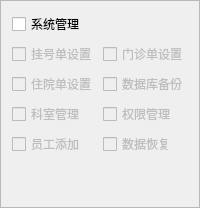
        <widget class="QFrame" name="frame_2">
         <property name="frameShape">
          <enum>QFrame::StyledPanel</enum>
         </property>
         <property name="frameShadow">
          <enum>QFrame::Raised</enum>
         </property>
         <layout class="QGridLayout" name="gridLayout_2">
          <item row="0" column="0">
           <widget class="QCheckBox" name="checkBoxSystemManage">
            <property name="sizePolicy">
             <sizepolicy hsizetype="Fixed" vsizetype="Fixed">
              <horstretch>0</horstretch>
              <verstretch>0</verstretch>
             </sizepolicy>
            </property>
            <property name="minimumSize">
             <size>
              <width>60</width>
              <height>20</height>
             </size>
            </property>
            <property name="text">
             <string>系统管理</string>
            </property>
           </widget>
          </item>
          <item row="3" column="1">
           <widget class="QCheckBox" name="checkBoxSystemManage4">
            <property name="enabled">
             <bool>false</bool>
            </property>
            <property name="sizePolicy">
             <sizepolicy hsizetype="Fixed" vsizetype="Fixed">
              <horstretch>0</horstretch>
              <verstretch>0</verstretch>
             </sizepolicy>
            </property>
            <property name="minimumSize">
             <size>
              <width>60</width>
              <height>20</height>
             </size>
            </property>
            <property name="text">
             <string>权限管理</string>
            </property>
           </widget>
          </item>
          <item row="1" column="1">
           <widget class="QCheckBox" name="checkBoxSystemManage2">
            <property name="enabled">
             <bool>false</bool>
            </property>
            <property name="sizePolicy">
             <sizepolicy hsizetype="Fixed" vsizetype="Fixed">
              <horstretch>0</horstretch>
              <verstretch>0</verstretch>
             </sizepolicy>
            </property>
            <property name="minimumSize">
             <size>
              <width>60</width>
              <height>20</height>
             </size>
            </property>
            <property name="text">
             <string>门诊单设置</string>
            </property>
           </widget>
          </item>
          <item row="4" column="0">
           <widget class="QCheckBox" name="checkBoxSystemManage1">
            <property name="enabled">
             <bool>false</bool>
            </property>
            <property name="sizePolicy">
             <sizepolicy hsizetype="Fixed" vsizetype="Fixed">
              <horstretch>0</horstretch>
              <verstretch>0</verstretch>
             </sizepolicy>
            </property>
            <property name="minimumSize">
             <size>
              <width>60</width>
              <height>20</height>
             </size>
            </property>
            <property name="text">
             <string>员工添加</string>
            </property>
           </widget>
          </item>
          <item row="2" column="0">
           <widget class="QCheckBox" name="checkBoxSystemManage7">
            <property name="enabled">
             <bool>false</bool>
            </property>
            <property name="sizePolicy">
             <sizepolicy hsizetype="Fixed" vsizetype="Fixed">
              <horstretch>0</horstretch>
              <verstretch>0</verstretch>
             </sizepolicy>
            </property>
            <property name="minimumSize">
             <size>
              <width>60</width>
              <height>20</height>
             </size>
            </property>
            <property name="text">
             <string>住院单设置</string>
            </property>
           </widget>
          </item>
          <item row="4" column="1">
           <widget class="QCheckBox" name="checkBoxSystemManage5">
            <property name="enabled">
             <bool>false</bool>
            </property>
            <property name="sizePolicy">
             <sizepolicy hsizetype="Fixed" vsizetype="Fixed">
              <horstretch>0</horstretch>
              <verstretch>0</verstretch>
             </sizepolicy>
            </property>
            <property name="minimumSize">
             <size>
              <width>60</width>
              <height>20</height>
             </size>
            </property>
            <property name="text">
             <string>数据恢复</string>
            </property>
           </widget>
          </item>
          <item row="1" column="0">
           <widget class="QCheckBox" name="checkBoxSystemManage6">
            <property name="enabled">
             <bool>false</bool>
            </property>
            <property name="sizePolicy">
             <sizepolicy hsizetype="Fixed" vsizetype="Fixed">
              <horstretch>0</horstretch>
              <verstretch>0</verstretch>
             </sizepolicy>
            </property>
            <property name="minimumSize">
             <size>
              <width>60</width>
              <height>20</height>
             </size>
            </property>
            <property name="text">
             <string>挂号单设置</string>
            </property>
           </widget>
          </item>
          <item row="2" column="1">
           <widget class="QCheckBox" name="checkBoxSystemManage3">
            <property name="enabled">
             <bool>false</bool>
            </property>
            <property name="sizePolicy">
             <sizepolicy hsizetype="Fixed" vsizetype="Fixed">
              <horstretch>0</horstretch>
              <verstretch>0</verstretch>
             </sizepolicy>
            </property>
            <property name="minimumSize">
             <size>
              <width>60</width>
              <height>20</height>
             </size>
            </property>
            <property name="text">
             <string>数据库备份</string>
            </property>
           </widget>
          </item>
          <item row="3" column="0">
           <widget class="QCheckBox" name="checkBoxSystemManage8">
            <property name="enabled">
             <bool>false</bool>
            </property>
            <property name="sizePolicy">
             <sizepolicy hsizetype="Fixed" vsizetype="Fixed">
              <horstretch>0</horstretch>
              <verstretch>0</verstretch>
             </sizepolicy>
            </property>
            <property name="minimumSize">
             <size>
              <width>60</width>
              <height>20</height>
             </size>
            </property>
            <property name="text">
             <string>科室管理</string>
            </property>
           </widget>
          </item>
          <item row="5" column="0">
           <spacer name="verticalSpacer_5">
            <property name="orientation">
             <enum>Qt::Vertical</enum>
            </property>
            <property name="sizeHint" stdset="0">
             <size>
              <width>20</width>
              <height>40</height>
             </size>
            </property>
           </spacer>
          </item>
         </layout>
        </widget>
